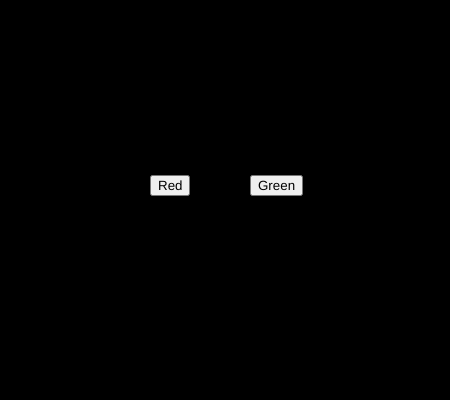
Frame 1 (no input)
Frame 60 (no input): identical to frame 1, image omitted
Frame 120 (the mouse pressed at the canvas centre since frame 60): identical to frame 1, image omitted

The p5.js sketch that drew this single still picture (run headless with seeded random() and noise() and a simulated clock; from frame 60 on, the mouse is pressed at the canvas centre):

// p5.js sketch
// ── sketch.js
var btn_red;
var btn_green;

var r = 0;
var g = 0;
var b = 0;

function setup() {
  createCanvas(450, 400);  
  var b1 = createButton("Red");
  var b2 = createButton("Green")
  b1.position(150,175)
  b2.position(250,175)
  b1.mousePressed(cr)
  b2.mousePressed(cg)
}
function cr(){
  r = 255
  g = 0
  b = 0
}
function cg(){
  r = 0
  g = 255
  b = 0
}
function draw() {
  background(r,g,b);
}
